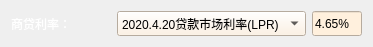
         <widget class="QWidget" name="widget_ReshangRate" native="true">
          <property name="maximumSize">
           <size>
            <width>450</width>
            <height>40</height>
           </size>
          </property>
          <layout class="QGridLayout" name="gridLayout_89">
           <item row="0" column="0">
            <widget class="QLabel" name="label_ReshangRate">
             <property name="minimumSize">
              <size>
               <width>100</width>
               <height>0</height>
              </size>
             </property>
             <property name="maximumSize">
              <size>
               <width>72</width>
               <height>15</height>
              </size>
             </property>
             <property name="styleSheet">
              <string notr="true">font: 9pt &quot;锐字锐线怒放黑简1.0&quot;;
color: rgb(255, 255, 255);</string>
             </property>
             <property name="text">
              <string>商贷利率：</string>
             </property>
            </widget>
           </item>
           <item row="0" column="1">
            <widget class="QComboBox" name="comboBox_ReshangRate">
             <property name="minimumSize">
              <size>
               <width>0</width>
               <height>25</height>
              </size>
             </property>
             <property name="maximumSize">
              <size>
               <width>16777215</width>
               <height>25</height>
              </size>
             </property>
             <property name="toolTip">
              <string>&lt;html&gt;&lt;head/&gt;&lt;body&gt;&lt;p&gt;&lt;span style=&quot; font-family:'仿宋'; color:#333333;&quot;&gt;从2020年3月1日起，全部的房贷除已发放的房贷外，都将实行LPR+基点的模式进行贷款&lt;/span&gt;&lt;/p&gt;&lt;/body&gt;&lt;/html&gt;</string>
             </property>
             <property name="styleSheet">
              <string notr="true">background-color: rgb(255, 240, 221);
selection-background-color: rgb(209, 114, 93);
</string>
             </property>
             <item>
              <property name="text">
               <string>2020.4.20贷款市场利率(LPR)</string>
              </property>
             </item>
             <item>
              <property name="text">
               <string>2020.3.20贷款市场利率(LPR)</string>
              </property>
             </item>
             <item>
              <property name="text">
               <string>2019.9.20贷款市场利率(LPR)</string>
              </property>
             </item>
             <item>
              <property name="text">
               <string>2015.10.24利率上限(1.1倍)</string>
              </property>
             </item>
             <item>
              <property name="text">
               <string>2015.10.24利率上限(1.05倍)</string>
              </property>
             </item>
             <item>
              <property name="text">
               <string>2015.10.24利率下限(85折)</string>
              </property>
             </item>
             <item>
              <property name="text">
               <string>2015.10.24利率下限(7折)</string>
              </property>
             </item>
             <item>
              <property name="text">
               <string>2015.10.24基准利率</string>
              </property>
             </item>
             <item>
              <property name="text">
               <string>2015.8.26利率上限(1.1倍)</string>
              </property>
             </item>
             <item>
              <property name="text">
               <string>2015.8.26利率下限(85折)</string>
              </property>
             </item>
             <item>
              <property name="text">
               <string>2015.8.26利率下限(7折)</string>
              </property>
             </item>
             <item>
              <property name="text">
               <string>2015.8.26基准利率</string>
              </property>
             </item>
             <item>
              <property name="text">
               <string>2015.6.28利率上限(1.1倍)</string>
              </property>
             </item>
             <item>
              <property name="text">
               <string>2015.6.28利率下限(85折)</string>
              </property>
             </item>
             <item>
              <property name="text">
               <string>2015.6.28利率下限(7折)</string>
              </property>
             </item>
             <item>
              <property name="text">
               <string>2015.6.28基准利率</string>
              </property>
             </item>
             <item>
              <property name="text">
               <string>2015.5.11利率上限(1.1倍)</string>
              </property>
             </item>
             <item>
              <property name="text">
               <string>2015.5.11利率下限(85折)</string>
              </property>
             </item>
             <item>
              <property name="text">
               <string>2015.5.11利率下限(7折)</string>
              </property>
             </item>
             <item>
              <property name="text">
               <string>2015.5.11基准利率</string>
              </property>
             </item>
             <item>
              <property name="text">
               <string>2015.3.1利率上限(1.1倍)</string>
              </property>
             </item>
             <item>
              <property name="text">
               <string>2015.3.1利率下限(85折)</string>
              </property>
             </item>
             <item>
              <property name="text">
               <string>2015.3.1利率下限(7折)</string>
              </property>
             </item>
             <item>
              <property name="text">
               <string>2015.3.1基准利率</string>
              </property>
             </item>
             <item>
              <property name="text">
               <string>2014.11.22利率上限(1.1倍)</string>
              </property>
             </item>
             <item>
              <property name="text">
               <string>2014.11.22利率下限(85折)</string>
              </property>
             </item>
             <item>
              <property name="text">
               <string>2014.11.22利率下限(7折)</string>
              </property>
             </item>
             <item>
              <property name="text">
               <string>2014.11.22基准利率</string>
              </property>
             </item>
             <item>
              <property name="text">
               <string>2012.7.6利率上限(1.1倍)</string>
              </property>
             </item>
             <item>
              <property name="text">
               <string>2012.7.6利率下限(85折)</string>
              </property>
             </item>
             <item>
              <property name="text">
               <string>2012.7.6利率下限(7折)</string>
              </property>
             </item>
             <item>
              <property name="text">
               <string>2012.7.6基准利率</string>
              </property>
             </item>
             <item>
              <property name="text">
               <string>2012.6.8利率上限(1.1倍)</string>
              </property>
             </item>
             <item>
              <property name="text">
               <string>2012.6.8利率下限(85折)</string>
              </property>
             </item>
             <item>
              <property name="text">
               <string>2012.6.8利率下限(7折)</string>
              </property>
             </item>
             <item>
              <property name="text">
               <string>2012.6.8基准利率</string>
              </property>
             </item>
            </widget>
           </item>
           <item row="0" column="2">
            <widget class="QLineEdit" name="lineEdit_ReshangRate">
             <property name="minimumSize">
              <size>
               <width>0</width>
               <height>25</height>
              </size>
             </property>
             <property name="maximumSize">
              <size>
               <width>50</width>
               <height>25</height>
              </size>
             </property>
             <property name="styleSheet">
              <string notr="true">background-color: rgb(255, 240, 221);
selection-background-color: rgb(209, 114, 93);
</string>
             </property>
             <property name="text">
              <string>4.65%</string>
             </property>
            </widget>
           </item>
          </layout>
         </widget>
